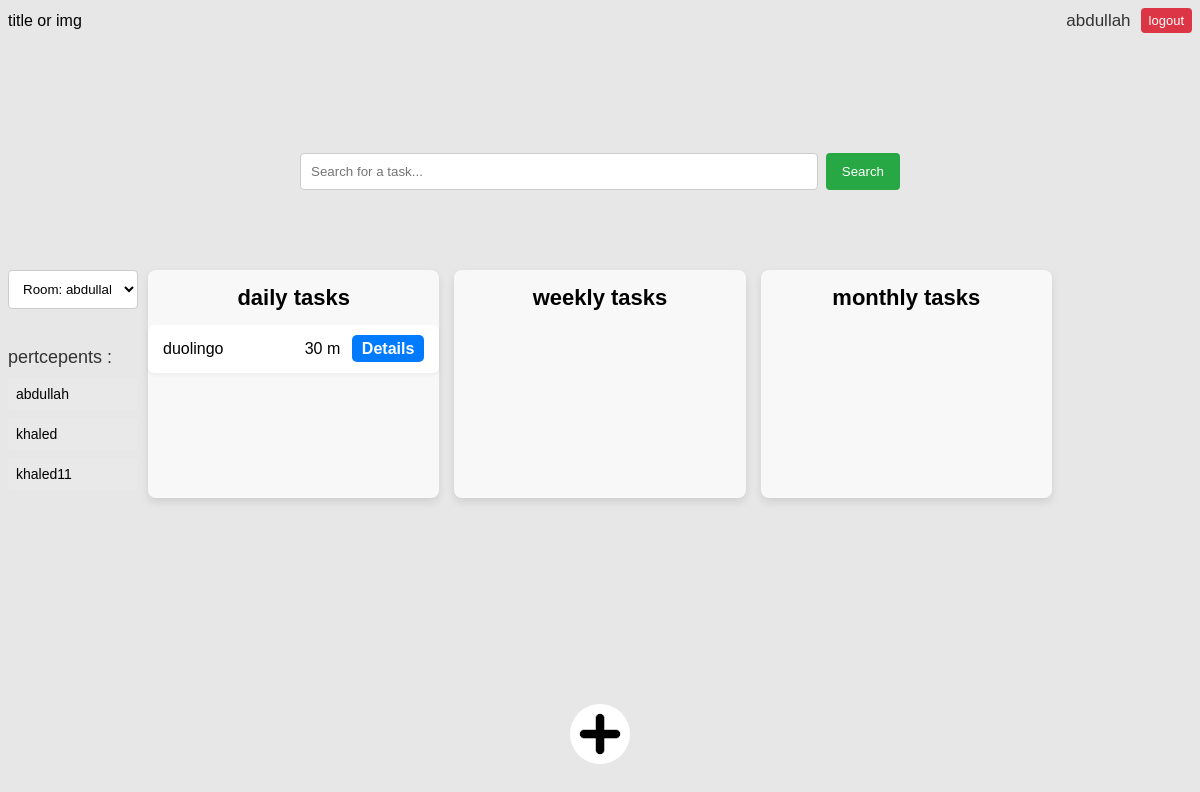
Page /?room_id=1 (signed in) on the earlier database version.
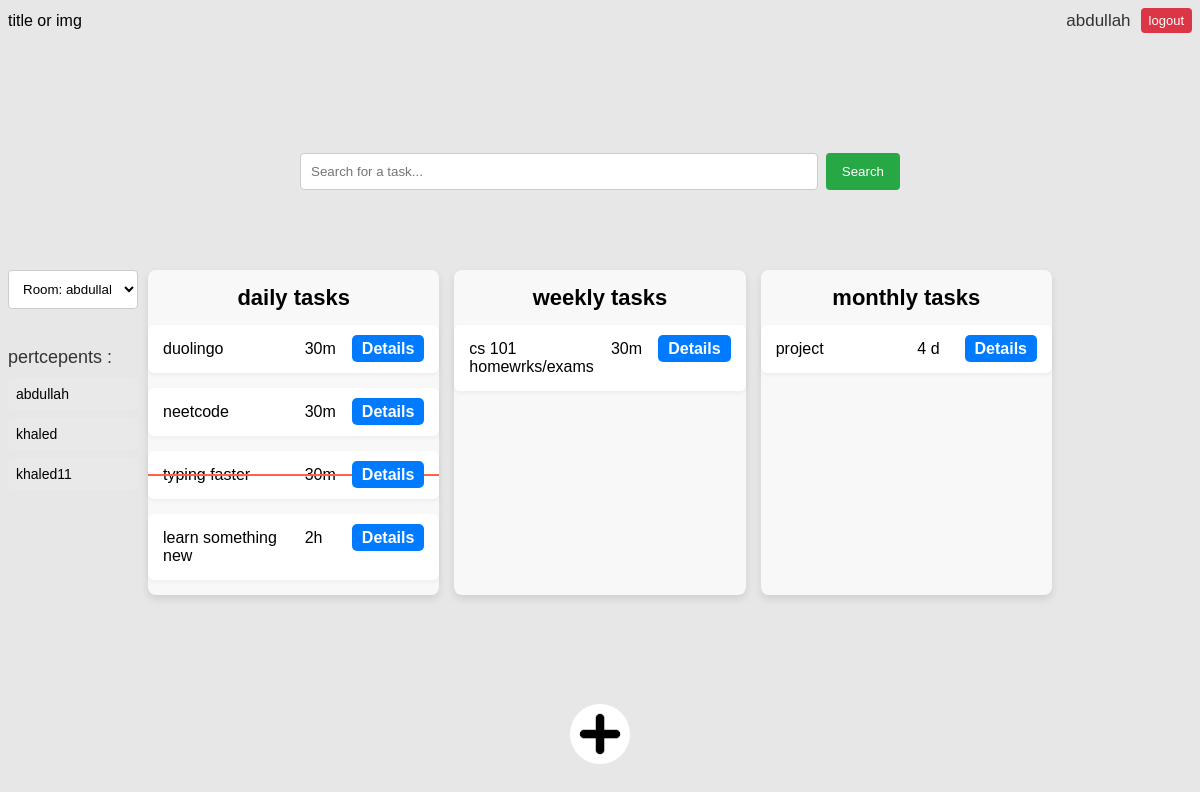
Same page on the later database version.
### taskapp/models.py (models this page shows)
class DayTask(models.Model):
    user = models.ForeignKey(User, on_delete=models.CASCADE, related_name='day_tasks')
    title = models.CharField(max_length=200)
    date_created = models.DateTimeField(default=timezone.now)
    description = models.TextField(blank=True, null=True)
    estimated_time = models.CharField(max_length=5, blank=True, null=True)  # New field for estimated time
    is_finished = models.BooleanField(default=False)
    room = models.ForeignKey(Room, on_delete=models.CASCADE, related_name='day_tasks')
    def __str__(self):
        return self.title

class WeeklyTask(models.Model):
    user = models.ForeignKey(User, on_delete=models.CASCADE, related_name='weekly_tasks')
    title = models.CharField(max_length=200)
    date_created = models.DateTimeField(default=timezone.now)
    description = models.TextField(blank=True, null=True)
    is_finished = models.BooleanField(default=False)
    estimated_time = models.CharField(max_length=5, blank=True, null=True)  # New field for estimated time
    day_of_week = models.CharField(max_length=9, choices=DAYS_OF_WEEK ,default='0')  # New field for day of the week
    room = models.ForeignKey(Room, on_delete=models.CASCADE, related_name='weekly_tasks')
    def __str__(self):
        return self.title

class MonthlyTask(models.Model):
    user = models.ForeignKey(User, on_delete=models.CASCADE, related_name='monthly_tasks')
    title = models.CharField(max_length=200)
    date_created = models.DateTimeField(default=timezone.now)
    description = models.TextField(blank=True, null=True)
    is_finished = models.BooleanField(default=False)
    estimated_time = models.CharField(max_length=5, blank=True, null=True)  # New field for estimated time
    day_of_month = models.IntegerField(default=1)
    room = models.ForeignKey(Room, on_delete=models.CASCADE, related_name='monthly_tasks')
    def __str__(self):
        return self.title

### taskapp/views.py (the view)
# urls.py: path('', views.index, name='index'), # Include your app's URLs
def index(request):
    query = request.GET.get('search', '')
    room_id = request.GET.get('room_id')
    rooms = Room.objects.filter(users=request.user.id)
    if request.user.is_authenticated:
        if room_id:
            room = get_object_or_404(Room, pk=room_id, users=request.user)
        else:
            first_room = rooms.first()
            if first_room:
                return redirect(reverse_lazy('index') + f'?room_id={first_room.id}')
            else:
                room = None
        if room:
            daytask = room.day_tasks.filter(title__icontains=query)
            weeklytask = room.weekly_tasks.filter(title__icontains=query)
            monthlytask = room.monthly_tasks.filter(title__icontains=query)
            return render(request, 'taskapp/index.html', {
                'daytask': daytask,
                'weeklytask': weeklytask,
                'monthlytask': monthlytask,
                'room': room,
                'rooms': rooms,
                'query': query,
                'users': room.users.all() if room else [],
            })
        else:
            return render(request, 'taskapp/no_room.html', {'query': query})
    else:
        return render(request, 'taskapp/index.html')

### taskapp/templates/taskapp/index.html (shortened to what this page needs)
{% include "base.html" %}
{% load static %}
{% block header %}
  <link rel="stylesheet" href="{% static 'taskapp/css/style.css' %}"/>
{% endblock header %}
{% block content %}
  <div class="addbutton">
    <img
      class="addimg"
      src="{% static 'taskapp/images/add.jpg' %}"
      alt=""
    />
  </div>
  <div class="navigation_bar">
    <div>
      title or img
    </div>
    <div class='flex'>
      <div class="user-greeting"> {{ user }}</div>
      <a href="{% url 'logout_page' %}" class="logout-button" >logout</a>
    </div>
  </div>
  <div class="search-container">
    <form
      action="{% url 'index' %}"
      method="get"
      class="search-form"
    >
      <input
        type="text"
        name="search"
        placeholder="Search for a task..."
        value="{{ query }}"
        class="search-input"
      />
      <button
        type="submit"
        class="search-button"
      >
        Search
      </button>
    </form>
  </div>
  <div class="grid2">
    <div class="left_bar">
      <select id="roomSelect">
        {% for r in rooms %}
        <option value="{% url 'index' %}?room_id={{ r.id }}">
          Room: {{ r.name }}
        </option>
        {% endfor %}
      </select>
      <div>
        <p class="Pert">pertcepents :</p>
        {% for user_n in users %}
        <div class="email">{{user_n}}</div>
        {% endfor %}
      </div>
    </div>
    <div class="grid">
      <div class="grid-item">
        <h1 class="tasksHeaders">daily tasks</h1>
        {% for task in daytask %}
        <div
          class="{{task.id}} daytask item {% if task.is_finished %}strikethrough{% endif %}"
        >
          <div class="flex-large">{{ task }}</div>
          <div class="flex-small">{{ task.estimated_time }}</div>
          <div class="flex-end">
            <a
              href='{% url "task" task.id %}?taskType=daytask'
              class="details-button"
              >Details</a
            >
          </div>
        </div>
        {% endfor %}
      </div>
      <div class="grid-item">
        <h1 class="tasksHeaders">weekly tasks</h1>
        {% for task in weeklytask %}
        <div
          class="{{task.id}} weeklytask item {% if task.is_finished %}strikethrough{% endif %}"
        >
          <div class="flex-large">{{ task }}</div>
          <div class="flex-small">{{ task.estimated_time }}</div>
          <div class="flex-end">
            <a
              href='{% url "task" task.id %}?taskType=weeklytask'
              class="details-button"
              >Details</a
            >
          </div>
        </div>
        {% endfor %}
      </div>
      <div class="grid-item">
        <h1 class="tasksHeaders">monthly tasks</h1>
        {% for task in monthlytask %}
        <div
          class="{{task.id}} monthlytask item {% if task.is_finished %}strikethrough{% endif %}"
        >
          <div class="flex-large">{{ task }}</div>
          <div class="flex-small">{{ task.estimated_time }}</div>
          <div class="flex-end">
            <a
              href='{% url "task" task.id %}?taskType=monthlytask'
              class="details-button"
              >Details</a
            >
          </div>
        </div>
        {% endfor %}
      </div>
    </div>
  </div>
{% endblock content %}

### templates/base.html (shortened to what this page needs)
{% load static %}
<!DOCTYPE html>
<html lang="en">
<head>
    <link href="{% static 'css/base.css' %}" rel="stylesheet">
</head>
<body>
</body>
</html>

### static/css/base.css (style rules this page uses)
body { background-color: rgb(231, 231, 231); font-family: Arial, sans-serif; }

### taskapp/static/taskapp/css/style.css (style rules this page uses)
body { position: relative; }
.grid { display: grid; grid-template-columns: repeat(3, 1fr); gap: 15px; margin-top: 0px; text-align: left; }
.grid-item { background-color: #f8f8f8; border-radius: 8px; box-shadow: 0 4px 8px rgba(0, 0, 0, 0.1); }
.flex-large { flex: 3; }
.flex-small { flex: 1; }
.item { display: flex; background-color: #ffffff; margin-bottom: 15px; padding: 15px; border-radius: 6px; box-shadow: 0 2px 4px rgba(0, 0, 0, 0.05); transition: background-color 0.3s; }
.strikethrough { position: relative; }
.addbutton { cursor: pointer; position: fixed; bottom: 0; left: 50%; transform: translate(-50%, -50%); }
.addimg { width: 60px; height: 60px; border-radius: 100%; }
.strikethrough::after { content: ""; position: absolute; left: 0; top: 50%; right: 0; border-top: 2px solid #ff6347; transform: translateY(-50%); }
.tasksHeaders { text-align: center; font-size: 22px; }
.details-button { position: relative; z-index: 1; cursor: pointer; padding: 5px 10px; background-color: #007bff; color: #ffffff; text-align: center; text-decoration: none; font-weight: bold; border-radius: 5px; transition: background-color 0.3s; }
.grid2 { margin-top: 30px; display: grid; grid-template-columns: 140px auto 140px; }
.user-greeting { margin: 0px; padding: 0px; font-size: 24px; color: #333; margin-right: 10px; font-size: 17px; }
.logout-button { display: inline-block; background-color: #dc3545; color: white; padding: 5px 8px; text-decoration: none; font-size: 13px; border-radius: 4px; }
.search-container { margin-inline: auto; width: 600px; margin-bottom: 80px; }
.search-form { display: flex; flex-wrap: wrap; }
.search-input { flex-grow: 1; padding: 10px; border: 1px solid #ccc; border-radius: 4px; margin-right: 8px; }
.search-button { background-color: #28a745; color: white; padding: 10px 16px; border: none; border-radius: 4px; cursor: pointer; }
.left_bar { padding-right: 10px; }
#roomSelect { width: 100%; padding: 10px; margin-bottom: 20px; border: 1px solid #ccc; border-radius: 4px; background-color: white; }
.Pert { font-size: 18px; color: #333; margin-bottom: 10px; }
.email { background-color: #e9e9e9; padding: 8px; margin-bottom: 8px; border-radius: 4px; font-size: 14px; word-break: break-all; }
.navigation_bar { display: flex; align-items: center; justify-content: space-between; margin-bottom: 120px; }
.flex { display: flex; justify-content: center; align-items: center; }

Differences in the rows shown:
changed DayTask "duolingo": estimated_time "30 m" → "30m"
added DayTask: title "neetcode", estimated_time "30m"
added DayTask: title "typing faster", estimated_time "30m", is_finished True (drawn)
added DayTask: title "learn something new", estimated_time "2h"
added WeeklyTask: title "cs 101 homewrks/exams", estimated_time "30m"
added MonthlyTask: title "project", estimated_time "4 d"
